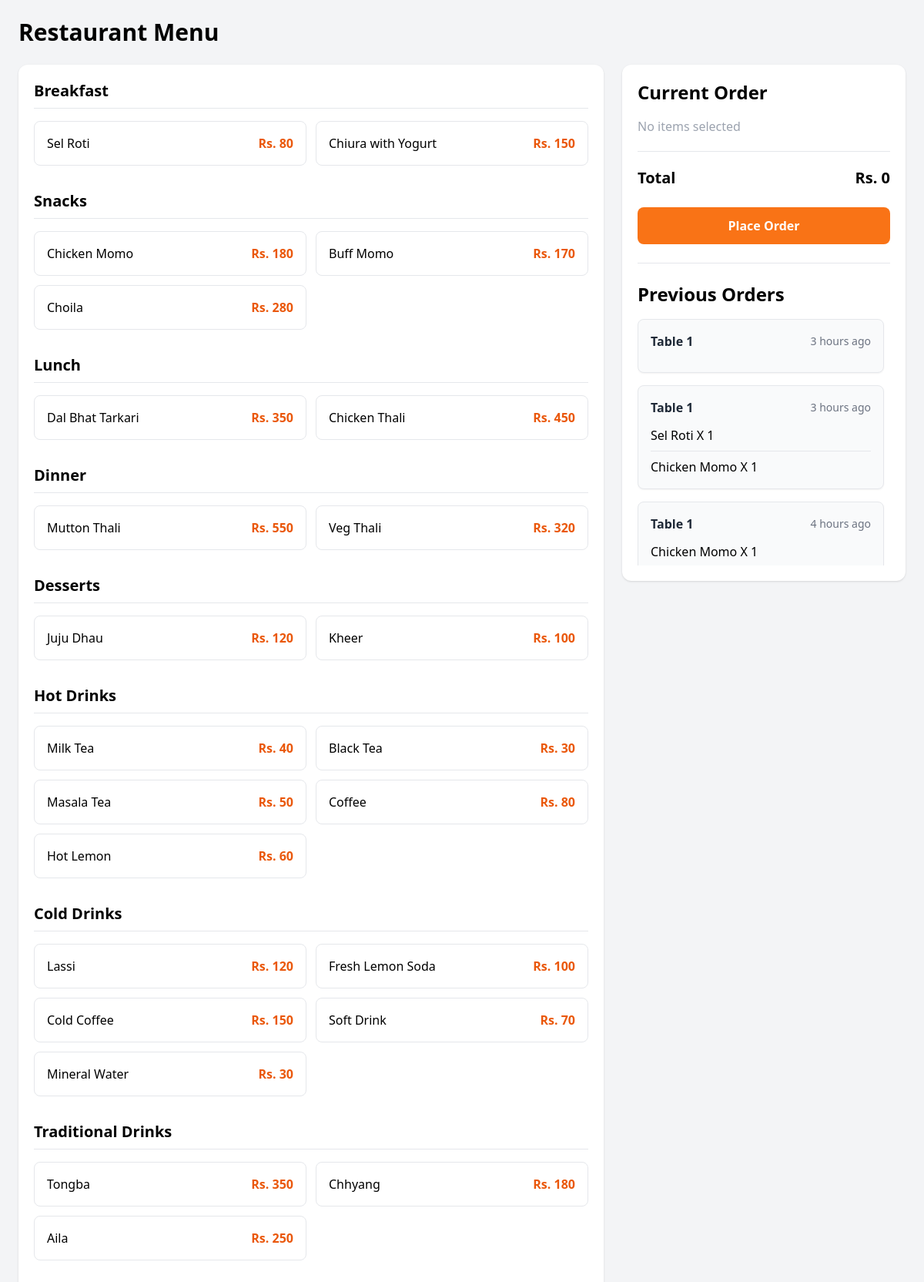
The app's page /orders/menu/15/ (signed in) with its own data.
### orders/models.py (models this page shows, shortened)
class Category(models.Model):
    name = models.CharField(max_length=150)
    class Meta:
        verbose_name_plural = 'Categories'
    def __str__(self):
        return self.name

class MenuItem(models.Model):
    category = models.ForeignKey(Category, on_delete=models.CASCADE, related_name='items')
    name = models.CharField(max_length=200)
    price = models.PositiveIntegerField()
    description = models.TextField(null = True, blank = True)
    def __str__(self):
        return self.name

class Order(models.Model):
    class ORDER_STATUS(models.TextChoices):
        PREPARING = 'p', 'Preparing'
        READY = 'r', 'Ready'
        SERVED = 's', 'Served'
        BILLED = 'b', 'Billed'
    id = models.UUIDField(primary_key=True, default=uuid.uuid4, editable=False)
    table = models.ForeignKey(Table, on_delete=models.PROTECT, related_name='orders')
    status = models.CharField(max_length=2, choices=ORDER_STATUS, default=ORDER_STATUS.PREPARING)
    created_at =  models.DateTimeField(auto_now_add=True)

class Table(models.Model):
    name = models.CharField(max_length=20)
    is_reserved = models.BooleanField(default=False, null=True)
    def __str__(self):
        return self.name

class OrderItem(models.Model):
    order = models.ForeignKey(Order, on_delete=models.PROTECT, related_name='items')
    menu_item = models.ForeignKey(MenuItem, on_delete=models.PROTECT, related_name='order_items')
    price = models.PositiveIntegerField()
    quantity = models.PositiveIntegerField(default=1)
    def __str__(self):
        return f"{self.menu_item} X {self.quantity}"

### orders/views.py (the view, shortened to what this page needs)
# urls.py: path("menu/<table_id>/", views.menu_view, name="menu_view_url"),
@role_required([User.ROLE_CHOICES.WAITER])
def menu_view(request, table_id):
    categories = Category.objects.all()
    orders = Order.objects.filter(table_id=table_id).exclude(status=Order.ORDER_STATUS.BILLED).order_by('-created_at')
    return render(request, 'orders/menu.html',{
        'categories': categories,
        'table_id': table_id ,
        'orders': orders
    })

### orders/templates/orders/menu.html (shortened to what this page needs)
{% load humanize %}
<html lang="en">
  <head>
    <script src="https://cdn.tailwindcss.com"></script>
  </head>
<body class="bg-gray-100">
<div class="max-w-7xl mx-auto p-6">
    <h1 class="text-3xl font-bold mb-6">
        Restaurant Menu
    </h1>
    <div class="grid grid-cols-1 lg:grid-cols-3 gap-6">
        <div class="lg:col-span-2 bg-white rounded-xl shadow p-5">
            {% for category in categories %}
            <div class="mb-8">
                <h2 class="text-xl font-bold border-b pb-2 mb-4">
                    {{ category }}
                </h2>
                <div class="grid md:grid-cols-2 gap-3">
                    {% for item in category.items.all %}
                    <div
                        class="menu-item cursor-pointer border rounded-lg p-4 hover:bg-orange-100 hover:border-orange-400 transition"
                        data-id="{{ item.id }}"
                        data-name="{{ item.name }}"
                        data-price="{{ item.price }}"
                    >
                        <div class="flex justify-between items-center">
                            <span class="font-medium">
                                {{ item.name }}
                            </span>
                            <span class="font-bold text-orange-600">
                                Rs. {{ item.price }}
                            </span>
                        </div>
                    </div>
                    {% endfor %}
                </div>
            </div>
            {% endfor %}
        </div>
        <form class="bg-white rounded-xl shadow p-5 sticky top-5 h-fit" method="post">
            <h2 class="text-2xl font-bold mb-4">
                Current Order
            </h2>
            <div id="selected-menu-items" class="space-y-3">
                <p class="text-gray-400">
                    No items selected
                </p>
            </div>
            <hr class="my-5">
            <div class="flex justify-between text-xl font-bold">
                <span>Total</span>
                <span id="total-price">
                    Rs. 0
                </span>
            </div>
            <button id = "place-order-btn"
                class="mt-6 w-full bg-orange-500 hover:bg-orange-600 text-white py-3 rounded-lg font-semibold"
            >
                Place Order
            </button>
<hr class="my-6">
<h2 class="text-2xl font-bold mb-4">
    Previous Orders
</h2>
<div class="max h-80 overflow-y-auto pr-2 space-y-4">
    {% if orders %}
        {% for order in orders %}
            <div class="bg-gray-50 border rounded-lg p-4 shadow-sm">
                <div class="flex justify-between items-center mb-3">
                    <span class="font-semibold text-gray-800">
                         {{ order.table }}
                    </span>
                    <span class="text-sm text-gray-500">
                        {{ order.created_at|naturaltime }}
                    </span>
                </div>
                <ul class="space-y-2">
                    {% for item in order.items.all %}
                        <li class="border-b last:border-b-0 pb-2 last:pb-0">
                            {{ item }}
                        </li>
                    {% endfor %}
                </ul>
            </div>
        {% endfor %}
    {% else %}
        <p class="text-gray-400">No previous orders.</p>
    {% endif %}
</div>
        </form>
    </div>
</div>
</body>
</html>

### records on screen
Category: name "Breakfast"
MenuItem: name "Sel Roti", price "80"
MenuItem: name "Chiura with Yogurt", price "150"
Category: name "Snacks"
MenuItem: name "Chicken Momo", price "180"
MenuItem: name "Buff Momo", price "170"
MenuItem: name "Choila", price "280"
Category: name "Lunch"
MenuItem: name "Dal Bhat Tarkari", price "350"
MenuItem: name "Chicken Thali", price "450"
Category: name "Dinner"
MenuItem: name "Mutton Thali", price "550"
MenuItem: name "Veg Thali", price "320"
Category: name "Desserts"
MenuItem: name "Juju Dhau", price "120"
MenuItem: name "Kheer", price "100"
Category: name "Hot Drinks"
MenuItem: name "Milk Tea", price "40"
MenuItem: name "Black Tea", price "30"
MenuItem: name "Masala Tea", price "50"
MenuItem: name "Coffee", price "80"
MenuItem: name "Hot Lemon", price "60"
Category: name "Cold Drinks"
MenuItem: name "Lassi", price "120"
MenuItem: name "Fresh Lemon Soda", price "100"
MenuItem: name "Cold Coffee", price "150"
MenuItem: name "Soft Drink", price "70"
MenuItem: name "Mineral Water", price "30"
Category: name "Traditional Drinks"
MenuItem: name "Tongba", price "350"
MenuItem: name "Chhyang", price "180"
MenuItem: name "Aila", price "250"
Order: table "Table 1", created_at "3 hours ago"
Order: table "Table 1", created_at "3 hours ago"
OrderItem: menu_item+quantity "Sel Roti X 1"
OrderItem: menu_item+quantity "Chicken Momo X 1"
Order: table "Table 1", created_at "4 hours ago"
OrderItem: menu_item+quantity "Chicken Momo X 1"
